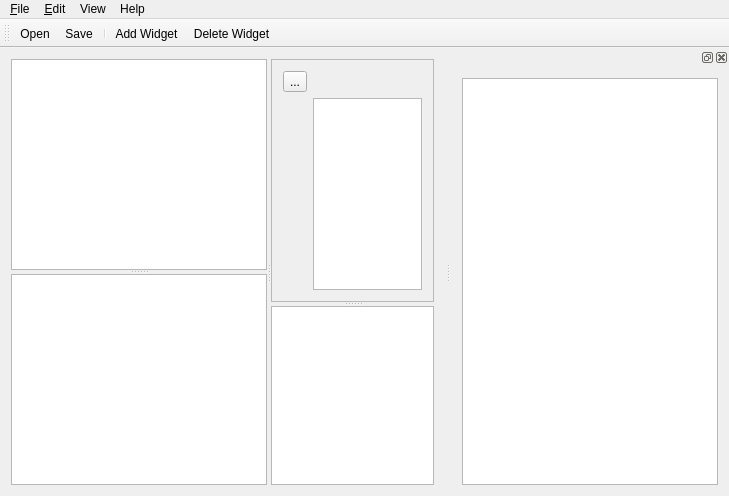
<?xml version="1.0" encoding="UTF-8"?>
<ui version="4.0">
 <class>MainWindow</class>
 <widget class="QMainWindow" name="MainWindow">
  <property name="geometry">
   <rect>
    <x>0</x>
    <y>0</y>
    <width>729</width>
    <height>496</height>
   </rect>
  </property>
  <property name="windowTitle">
   <string>e2designer [*]</string>
  </property>
  <property name="toolButtonStyle">
   <enum>Qt::ToolButtonTextBesideIcon</enum>
  </property>
  <widget class="QWidget" name="centralWidget">
   <layout class="QHBoxLayout" name="horizontalLayout">
    <item>
     <widget class="QSplitter" name="splitter">
      <property name="orientation">
       <enum>Qt::Horizontal</enum>
      </property>
      <widget class="QSplitter" name="splitterL">
       <property name="sizePolicy">
        <sizepolicy hsizetype="MinimumExpanding" vsizetype="Expanding">
         <horstretch>0</horstretch>
         <verstretch>0</verstretch>
        </sizepolicy>
       </property>
       <property name="orientation">
        <enum>Qt::Vertical</enum>
       </property>
       <widget class="QTreeView" name="treeView">
        <property name="sizePolicy">
         <sizepolicy hsizetype="MinimumExpanding" vsizetype="Preferred">
          <horstretch>0</horstretch>
          <verstretch>0</verstretch>
         </sizepolicy>
        </property>
        <property name="animated">
         <bool>true</bool>
        </property>
       </widget>
       <widget class="QTreeView" name="propView">
        <property name="sizePolicy">
         <sizepolicy hsizetype="MinimumExpanding" vsizetype="Preferred">
          <horstretch>0</horstretch>
          <verstretch>0</verstretch>
         </sizepolicy>
        </property>
        <property name="maximumSize">
         <size>
          <width>16777215</width>
          <height>16777215</height>
         </size>
        </property>
        <property name="editTriggers">
         <set>QAbstractItemView::CurrentChanged|QAbstractItemView::DoubleClicked|QAbstractItemView::EditKeyPressed</set>
        </property>
        <property name="animated">
         <bool>true</bool>
        </property>
       </widget>
      </widget>
      <widget class="QSplitter" name="splitterR">
       <property name="enabled">
        <bool>true</bool>
       </property>
       <property name="sizePolicy">
        <sizepolicy hsizetype="Preferred" vsizetype="Expanding">
         <horstretch>3</horstretch>
         <verstretch>0</verstretch>
        </sizepolicy>
       </property>
       <property name="orientation">
        <enum>Qt::Vertical</enum>
       </property>
       <widget class="QFrame" name="frame">
        <property name="sizePolicy">
         <sizepolicy hsizetype="Preferred" vsizetype="Preferred">
          <horstretch>3</horstretch>
          <verstretch>0</verstretch>
         </sizepolicy>
        </property>
        <property name="frameShape">
         <enum>QFrame::StyledPanel</enum>
        </property>
        <property name="frameShadow">
         <enum>QFrame::Raised</enum>
        </property>
        <layout class="QGridLayout" name="gridLayout">
         <item row="0" column="0">
          <widget class="QToolButton" name="refreshButton">
           <property name="text">
            <string>...</string>
           </property>
          </widget>
         </item>
         <item row="0" column="1">
          <widget class="QLabel" name="statusLabel">
           <property name="text">
            <string/>
           </property>
          </widget>
         </item>
         <item row="1" column="1">
          <widget class="CodeEditor" name="textEdit"/>
         </item>
        </layout>
       </widget>
       <widget class="SceneView" name="graphicsView">
        <property name="sizePolicy">
         <sizepolicy hsizetype="Expanding" vsizetype="Expanding">
          <horstretch>3</horstretch>
          <verstretch>1</verstretch>
         </sizepolicy>
        </property>
       </widget>
      </widget>
     </widget>
    </item>
   </layout>
  </widget>
  <widget class="QMenuBar" name="menuBar">
   <property name="geometry">
    <rect>
     <x>0</x>
     <y>0</y>
     <width>729</width>
     <height>25</height>
    </rect>
   </property>
   <property name="nativeMenuBar">
    <bool>true</bool>
   </property>
   <widget class="QMenu" name="menuFile">
    <property name="title">
     <string>&amp;File</string>
    </property>
    <addaction name="actionNew"/>
    <addaction name="actionOpen"/>
    <addaction name="actionSave"/>
    <addaction name="actionSaveAs"/>
    <addaction name="actionExit"/>
   </widget>
   <widget class="QMenu" name="menuEdit">
    <property name="title">
     <string>&amp;Edit</string>
    </property>
    <addaction name="actionUndo"/>
    <addaction name="actionRedo"/>
    <addaction name="separator"/>
    <addaction name="actionAddWidget"/>
    <addaction name="actionDeleteWidget"/>
    <addaction name="actionAddLabel"/>
    <addaction name="actionAddPixmap"/>
    <addaction name="actionAddScreen"/>
    <addaction name="separator"/>
    <addaction name="actionEditColors"/>
    <addaction name="actionEditFonts"/>
   </widget>
   <widget class="QMenu" name="menuView">
    <property name="title">
     <string>View</string>
    </property>
    <addaction name="actionWidget_borders"/>
   </widget>
   <widget class="QMenu" name="menuHelp">
    <property name="title">
     <string>Help</string>
    </property>
    <addaction name="actionAbout"/>
    <addaction name="actionAboutQt"/>
   </widget>
   <addaction name="menuFile"/>
   <addaction name="menuEdit"/>
   <addaction name="menuView"/>
   <addaction name="menuHelp"/>
  </widget>
  <widget class="QToolBar" name="mainToolBar">
   <attribute name="toolBarArea">
    <enum>TopToolBarArea</enum>
   </attribute>
   <attribute name="toolBarBreak">
    <bool>false</bool>
   </attribute>
   <addaction name="actionOpen"/>
   <addaction name="actionSave"/>
   <addaction name="separator"/>
   <addaction name="actionAddWidget"/>
   <addaction name="actionDeleteWidget"/>
  </widget>
  <widget class="QDockWidget" name="dockWidget">
   <attribute name="dockWidgetArea">
    <number>2</number>
   </attribute>
   <widget class="QWidget" name="dockWidgetContents">
    <layout class="QVBoxLayout" name="verticalLayout">
     <item>
      <widget class="QUndoView" name="undoListView"/>
     </item>
    </layout>
   </widget>
  </widget>
  <action name="actionOpen">
   <property name="text">
    <string>&amp;Open...</string>
   </property>
   <property name="toolTip">
    <string>Open an existing skin</string>
   </property>
   <property name="shortcut">
    <string>Ctrl+O</string>
   </property>
  </action>
  <action name="actionSave">
   <property name="text">
    <string>&amp;Save</string>
   </property>
   <property name="toolTip">
    <string>Save the document to disk</string>
   </property>
   <property name="shortcut">
    <string>Ctrl+S</string>
   </property>
  </action>
  <action name="actionNew">
   <property name="text">
    <string>&amp;New</string>
   </property>
   <property name="toolTip">
    <string>Create new skin</string>
   </property>
   <property name="shortcut">
    <string>Ctrl+N</string>
   </property>
  </action>
  <action name="actionSaveAs">
   <property name="text">
    <string>Save &amp;As...</string>
   </property>
   <property name="toolTip">
    <string>Save the document under a new name</string>
   </property>
  </action>
  <action name="actionExit">
   <property name="icon">
    <iconset theme="document-new">
     <normaloff>.</normaloff>.</iconset>
   </property>
   <property name="text">
    <string>E&amp;xit</string>
   </property>
   <property name="toolTip">
    <string>Exit the application</string>
   </property>
  </action>
  <action name="actionAddWidget">
   <property name="text">
    <string>Add &amp;Widget</string>
   </property>
  </action>
  <action name="actionAddLabel">
   <property name="text">
    <string>Add &amp;Label</string>
   </property>
  </action>
  <action name="actionAddPixmap">
   <property name="text">
    <string>Add &amp;Pixmap</string>
   </property>
  </action>
  <action name="actionAddScreen">
   <property name="text">
    <string>Add &amp;Screen</string>
   </property>
  </action>
  <action name="actionEditColors">
   <property name="text">
    <string>Edit &amp;Colors</string>
   </property>
  </action>
  <action name="actionEditFonts">
   <property name="text">
    <string>Edit &amp;Fonts</string>
   </property>
  </action>
  <action name="actionWidget_borders">
   <property name="checkable">
    <bool>true</bool>
   </property>
   <property name="text">
    <string>Widget &amp;borders</string>
   </property>
   <property name="toolTip">
    <string>Display widget borders</string>
   </property>
   <property name="shortcut">
    <string>Ctrl+B</string>
   </property>
  </action>
  <action name="actionAbout">
   <property name="text">
    <string>&amp;About</string>
   </property>
   <property name="toolTip">
    <string>Show the application's About box</string>
   </property>
   <property name="shortcut">
    <string>F1</string>
   </property>
  </action>
  <action name="actionAboutQt">
   <property name="text">
    <string>About &amp;Qt</string>
   </property>
   <property name="toolTip">
    <string>Show the Qt library's About box</string>
   </property>
  </action>
  <action name="actionDeleteWidget">
   <property name="text">
    <string>Delete Widget</string>
   </property>
  </action>
  <action name="actionUndo">
   <property name="text">
    <string>Undo</string>
   </property>
  </action>
  <action name="actionRedo">
   <property name="text">
    <string>Redo</string>
   </property>
  </action>
 </widget>
 <layoutdefault spacing="6" margin="11"/>
 <customwidgets>
  <customwidget>
   <class>SceneView</class>
   <extends>QGraphicsView</extends>
   <header>scene/sceneview.hpp</header>
  </customwidget>
  <customwidget>
   <class>CodeEditor</class>
   <extends>QPlainTextEdit</extends>
   <header>editor/codeeditor.hpp</header>
  </customwidget>
  <customwidget>
   <class>QUndoView</class>
   <extends>QListView</extends>
   <header>QUndoView</header>
  </customwidget>
 </customwidgets>
 <resources/>
 <connections/>
</ui>
